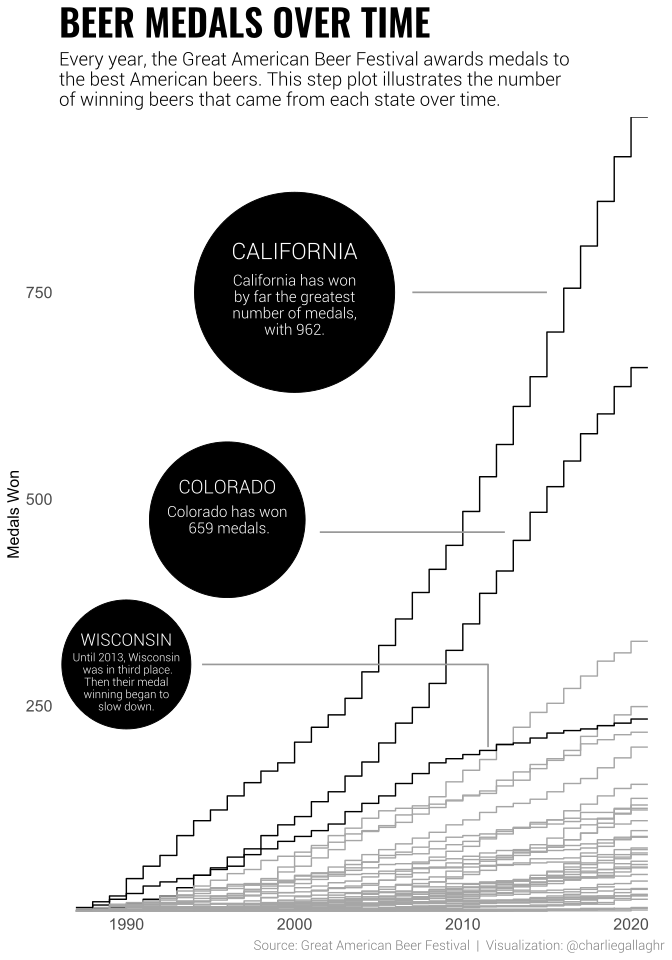

The script that saved this image:
library(tidyverse)
library(cowplot)
library(extrafont)

beer <- readr::read_csv(
  paste0('https://raw.githubusercontent.com/',
         'rfordatascience/tidytuesday/master/data/2020/2020-10-20/',
         'beer_awards.csv')
  )


beer <- beer %>% 
  mutate(
    gold = medal == "Gold",
    silver = medal == "Silver",
    bronze = medal == "Bronze"
  ) %>%
  group_by(year, state) %>% 
  summarize(
    n_medals = sum(gold + silver + bronze)
  ) %>% 
  group_by(state) %>% 
  mutate(
    cum_medals = cumsum(n_medals),
    wis = state %in% c("WI", "CA", "CO")
  )

# Add a 2021 with the same value as 2020, for step-plot purposes
beer_2021 <- beer %>% 
  filter(year == 2020) %>% 
  mutate(
    year = 2021
  )


# A circle for labels
circle <- tibble(
  x = c(2000, 1996, 1990),
  y = c(750, 475, 300),
  size = c(70, 45, 30),
  lab_1 = c("CALIFORNIA", "COLORADO", "WISCONSIN"),
  lab_2 = c("California has won\nby far the greatest\nnumber of medals,\nwith 962.",
            "Colorado has won\n 659 medals.",
            "Until 2013, Wisconsin\n was in third place.\nThen their medal\nwinning began to\nslow down.")
)


p1 <- beer %>% 
  rbind(beer_2021) %>% 
  ggplot() + 
  geom_step(aes(x = year, y = cum_medals, group = state, color = wis)) +
  geom_point(data = circle, aes(x = x, y = y, size = size), color = "black") + 
  geom_text(data = circle, 
            aes(x = x, y = y + c(50, 40, 30), label = lab_1),
            size = c(6, 5, 4.5),
            family = 'Roboto Lt',
            color = 'white') + 
  geom_text(data = circle, 
            aes(x = x, y = y - c(15, 0, 21), label = lab_2),
            size = c(4, 4, 3),
            family = 'Roboto Lt',
            color = 'white',
            lineheight = 0.9) + 
  # California
  annotate(geom = "line", 
           x = c(2007, 2015), 
           y = c(750, 750),
           size = 0.6,
           color= grey(0.6)) +
  # Colorado
  annotate(geom = "line",
           x = c(2001.5, 2012.5),
           y = c(460, 460),
           size = 0.6, 
           color = grey(0.6)) +
  # Wisconsin
  annotate(geom = "line",
           x = c(1994.5,2011.5, 2011.5),
           y = c(300, 300, 200),
           size = 0.6, 
           color = grey(0.6)) +
  labs(
    title = "BEER MEDALS OVER TIME",
    subtitle = "Every year, the Great American Beer Festival awards medals to\nthe best American beers. This step plot illustrates the number\nof winning beers that came from each state over time.",
    caption = "Source: Great American Beer Festival  |  Visualization: @charliegallaghr"
  ) + 
  scale_color_manual(values = c(grey(0.65), 'black')) + 
  scale_radius(range = c(45,70)) + 
  scale_x_continuous(breaks = seq(1990, 2020, 10),
                     expand = c(0,1)) + 
  scale_y_continuous(name = "Medals Won", expand = c(0,0)) + 
  guides(color = FALSE, size = FALSE) + 
  theme_minimal() +
  theme(
    plot.background = element_rect(fill = 'white', color = 'white'),
    plot.title = element_text(family = "Oswald SemiBold",
                              color = 'black',
                              size = 28),
    plot.subtitle = element_text(family = 'Roboto Lt',
                                 color = 'black',
                                 size = 14),
    plot.caption = element_text(family = "Roboto Lt", 
                                size = 10,
                                color = grey(0.5)),
    panel.grid = element_blank(),
    axis.title.x = element_blank(),
    axis.text.x = element_text(size = 12),
    axis.title.y = element_text(size = 12),
    axis.text.y = element_text(size = 12)
  )

svg(filename = "beer_fest.svg", width = 7, height = 10)
p1
dev.off()


# 
# 
# p2 <- beer %>% 
#   group_by(state) %>% 
#   summarize(
#     n_medals = sum(n_medals)
#   ) %>% 
#   ggplot() +
#   geom_col(aes(y = reorder(state, n_medals), x = n_medals))
# 
# 
# plot_grid(p1, p2)
